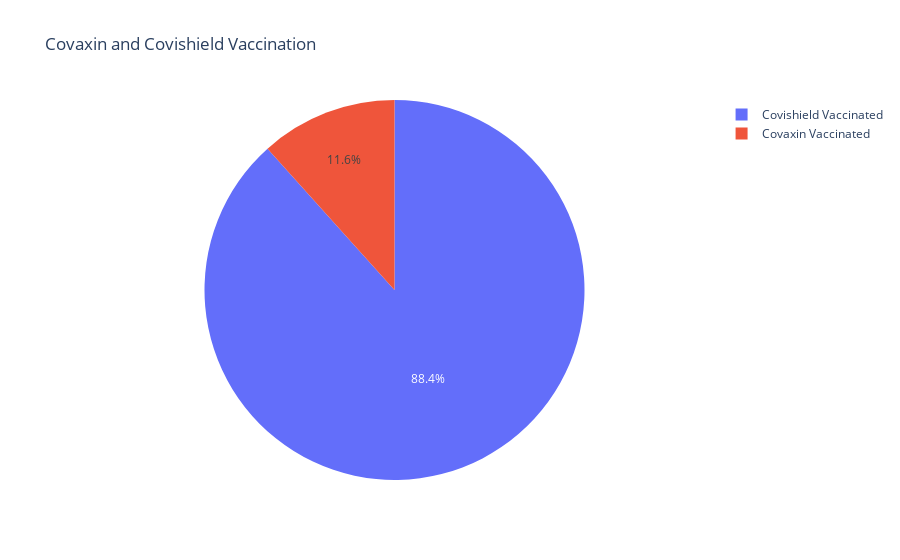

Notebook cell for this chart:
### Code cell
Covaxin = df_vaccine["Total Covaxin Administered"].iloc[142] 
Covishield = df_vaccine["Total CoviShield Administered"].iloc[142]  
px.pie(names=["Covaxin Vaccinated","Covishield Vaccinated"],values=[Covaxin,Covishield],title="Covaxin and Covishield Vaccination")

### Figure 1 — Plotly figure (JSON) as saved in the notebook; plotly's stock layout.template omitted (floating-point values rounded to 4 significant figures)
{"data": [{"domain": {"x": [0, 1], "y": [0, 1]}, "hovertemplate": "label=%{label}<br>value=%{value}<extra></extra>", "labels": ["Covaxin Vaccinated", "Covishield Vaccinated"], "legendgroup": "", "name": "", "showlegend": true, "type": "pie", "values": [27031124, 205014564]}], "layout": {"legend": {"tracegroupgap": 0}, "title": {"text": "Covaxin and Covishield Vaccination"}, "autosize": true}}
